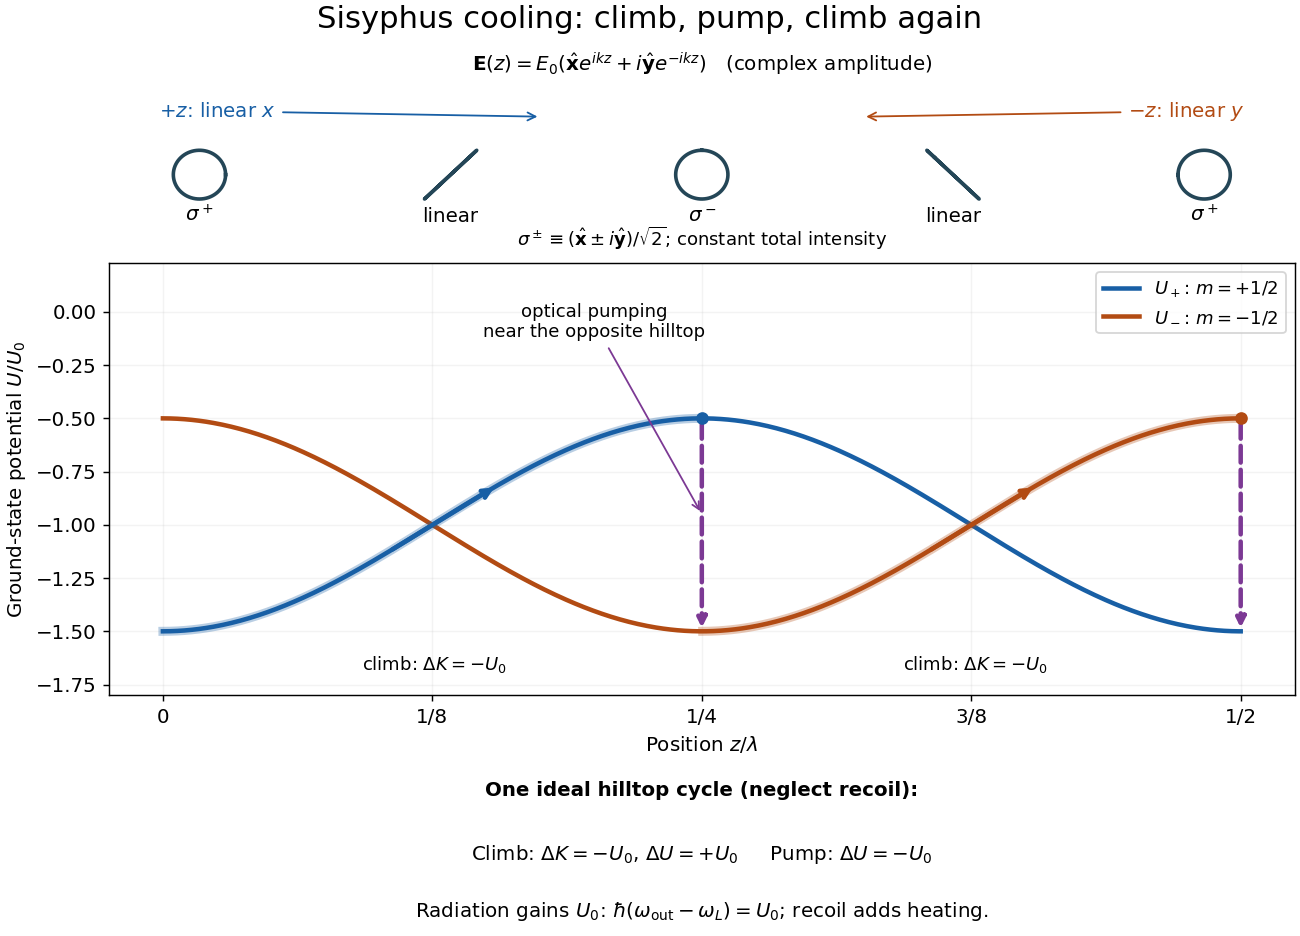

Write the Python code that produced this figure.
"""Original lin-perpendicular-lin geometry and idealised energy cycle.

Python 3.14; NumPy 2.3.5; Matplotlib 3.10.7. Run from _media.
The potentials and completed hilltop cycles are explanatory, not trajectories
sampled from a particular atom's stochastic scattering dynamics.
"""
from pathlib import Path

import matplotlib.pyplot as plt
import numpy as np


def main():
    plt.rcParams.update({"font.size": 11, "figure.facecolor": "white"})
    fig = plt.figure(figsize=(10, 7.2), layout="constrained")
    grid = fig.add_gridspec(3, 1, height_ratios=[1, 2.1, .8])
    top, ax, budget = [fig.add_subplot(grid[i]) for i in range(3)]
    fig.suptitle("Sisyphus cooling: climb, pump, climb again", fontsize=17)
    top.set(xlim=(-.045, .545), ylim=(-1.1, 1.35))
    top.axis("off")
    top.text(.25, 1.04, r"$\mathbf{E}(z)=E_0(\hat{\mathbf{x}}e^{ikz}+i\hat{\mathbf{y}}e^{-ikz})$   (complex amplitude)", ha="center")
    top.annotate(r"$+z$: linear $x$", (.17, .50), (-.02, .50), arrowprops={"arrowstyle": "->", "color": "#185fa5"}, color="#185fa5")
    top.annotate(r"$-z$: linear $y$", (.33, .50), (.52, .50), arrowprops={"arrowstyle": "->", "color": "#b24b13"}, color="#b24b13", ha="right")
    phi = np.linspace(0, 2*np.pi, 150)
    for q in np.arange(5)/8:
        ex, ey = np.exp(2j*np.pi*q), 1j*np.exp(-2j*np.pi*q)
        xx = np.real(ex*np.exp(-1j*phi))
        yy = np.real(ey*np.exp(-1j*phi))
        top.plot(q+.013*xx, -.19+.29*yy, color="#244657", lw=2)
        label = [r"$\sigma^+$", "linear", r"$\sigma^-$", "linear", r"$\sigma^+$"][round(q*8)]
        top.text(q, -.75, label, ha="center")
    top.text(.25, -1.04, r"$\sigma^\pm\equiv(\hat{\mathbf{x}}\pm i\hat{\mathbf{y}})/\sqrt{2}$; constant total intensity", ha="center", fontsize=10)

    z = np.linspace(0, .5, 600)
    up = -1-.5*np.cos(4*np.pi*z)
    um = -1+.5*np.cos(4*np.pi*z)
    ax.plot(z, up, color="#185fa5", lw=2.5, label=r"$U_+$: $m=+1/2$")
    ax.plot(z, um, color="#b24b13", lw=2.5, label=r"$U_-$: $m=-1/2$")
    ax.plot(z[z <= .25], up[z <= .25], color="#185fa5", lw=5, alpha=.3)
    ax.plot(z[z >= .25], um[z >= .25], color="#b24b13", lw=5, alpha=.3)
    for q, color in [(.25, "#185fa5"), (.5, "#b24b13")]:
        ax.annotate("", (q, -1.5), (q, -.5), arrowprops={"arrowstyle": "-|>", "lw": 2.5, "color": "#7c3994", "linestyle": "--"})
        ax.scatter([q], [-.5], color=color, zorder=5)
    for q, curve, color in [(.13, up, "#185fa5"), (.38, um, "#b24b13")]:
        zi = np.array([q-.025, q+.025])
        ui = -1+(-.5 if q < .25 else .5)*np.cos(4*np.pi*zi)
        ax.annotate("", (zi[1], ui[1]), (zi[0], ui[0]), arrowprops={"arrowstyle": "->", "lw": 2.5, "color": color})
    ax.text(.126, -1.68, r"climb: $\Delta K=-U_0$", ha="center", fontsize=10)
    ax.text(.377, -1.68, r"climb: $\Delta K=-U_0$", ha="center", fontsize=10)
    ax.annotate("optical pumping\nnear the opposite hilltop", (.25, -.95), (.20, -.12), ha="center", fontsize=10, arrowprops={"arrowstyle": "->", "color": "#7c3994"})
    ax.set(xlim=(-.025, .525), ylim=(-1.8, .23), xlabel=r"Position $z/\lambda$", ylabel=r"Ground-state potential $U/U_0$")
    ax.set_xticks(np.arange(5)/8, ["0", "1/8", "1/4", "3/8", "1/2"])
    ax.legend(loc="upper right", fontsize=10)
    ax.grid(alpha=.15)
    budget.axis("off")
    budget.text(.5, .82, "One ideal hilltop cycle (neglect recoil):", ha="center", weight="bold")
    budget.text(.5, .43, r"Climb: $\Delta K=-U_0$, $\Delta U=+U_0$     Pump: $\Delta U=-U_0$", ha="center")
    budget.text(.5, .08, r"Radiation gains $U_0$: $\hbar(\omega_{\rm out}-\omega_L)=U_0$; recoil adds heating.", ha="center")
    out = Path(__file__).stem+".png"
    fig.savefig(out, dpi=130, facecolor="white", transparent=False)
    plt.close(fig)


if __name__ == "__main__":
    main()
